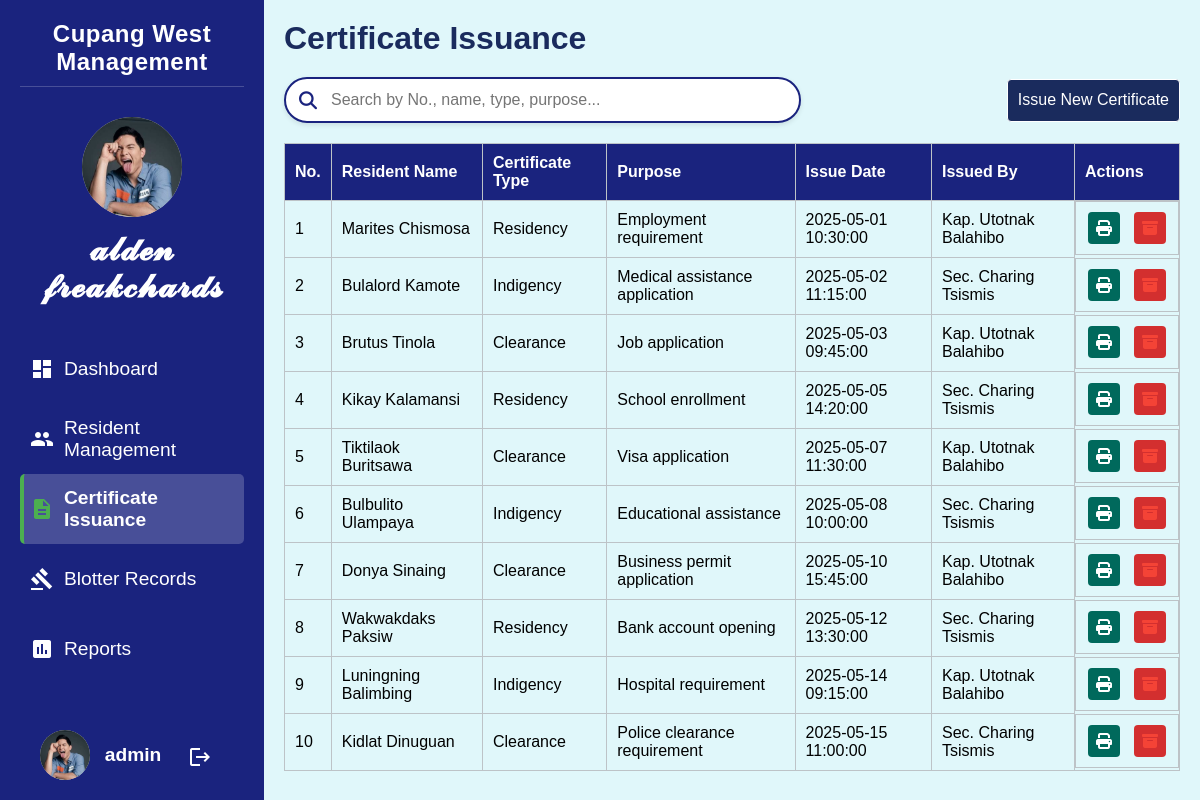
The page /pages/certificates.php (signed in) on the database as committed earlier.
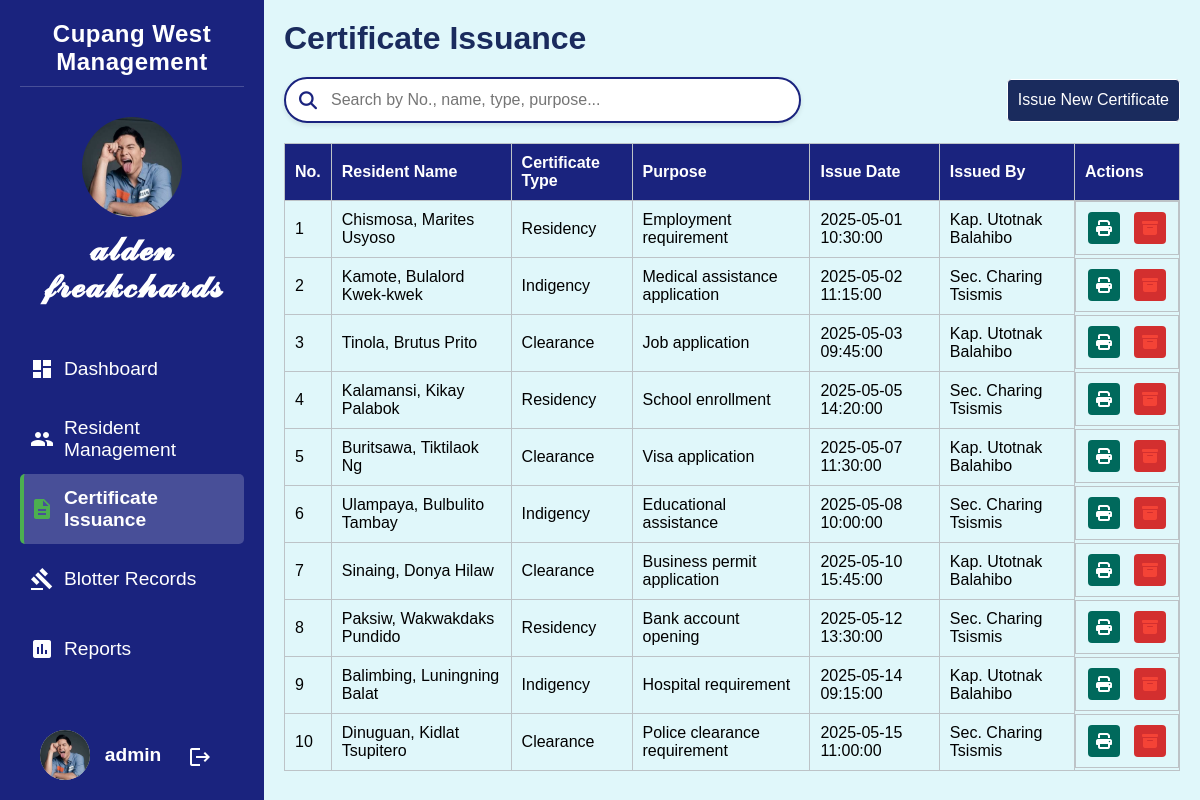
The same page on the database as committed later.
### tables this page shows
CREATE TABLE `certificates` (
  `id` int(11) NOT NULL,
  `resident_name` varchar(255) NOT NULL,
  `certificate_type` varchar(50) NOT NULL,
  `purpose` varchar(255) NOT NULL,
  `issue_date` datetime NOT NULL,
  `issued_by` varchar(50) NOT NULL,
  `archived` tinyint(1) NOT NULL DEFAULT 0 COMMENT 'Archive status: 0 = active, 1 = archived'
);

### pages/certificates.php (the view, shortened to what this page needs)
<?php
require("partials/head.php");
$records_per_page = 10;
$page = isset($_GET['page']) ? (int)$_GET['page'] : 1;
$offset = ($page - 1) * $records_per_page;
$conn = getDatabaseConnection();
$certificates = [];
if ($conn) {
    $query = "SELECT id, resident_name, certificate_type, purpose, issue_date, issued_by
              FROM certificates
              WHERE archived = 0
              ORDER BY id ASC
              LIMIT $offset, $records_per_page";
    $result = mysqli_query($conn, $query);
    if ($result) {
        while ($row = mysqli_fetch_assoc($result)) {
            $certificates[] = $row;
        }
    }
}
?>
<?php require("partials/sidebar.php") ?>
<div class="main-content">
    <div class="header-container">
        <h1>Certificate Issuance</h1>
    </div>
    <div class="search-and-add-container">
        <div class="search-box">
            <i class="fas fa-search search-icon"></i>
            <input type="text" id="searchInput" placeholder="Search by No., name, type, purpose...">
        </div>
        <button class="text-button add-btn" onclick="issueCertificate()">Issue New Certificate</button>
    </div>
    <div class="table-container">
        <table id="certificateTable">
            <thead>
                <tr>
                    <th>No.</th>
                    <th>Resident Name</th>
                    <th>Certificate Type</th>
                    <th>Purpose</th>
                    <th>Issue Date</th>
                    <th>Issued By</th>
                    <th>Actions</th>
                </tr>
            </thead>
            <tbody id="certificateTableBody">
                <?php foreach ($certificates as $index => $certificate): ?>
                    <tr>
                        <td><?= ($offset + $index + 1) ?></td>
                        <td><?= htmlspecialchars($certificate['resident_name']) ?></td>
                        <td><?= htmlspecialchars($certificate['certificate_type']) ?></td>
                        <td><?= htmlspecialchars($certificate['purpose']) ?></td>
                        <td><?= htmlspecialchars($certificate['issue_date']) ?></td>
                        <td><?= htmlspecialchars($certificate['issued_by']) ?></td>
                        <td class="action-buttons">
                            <button class="icon-button view-btn" onclick="printCertificate(<?= $certificate['id'] ?>)" title="Print Certificate">
                                <i class="fas fa-print"></i>
                            </button>
                            <button class="icon-button delete-btn" onclick="deleteCertificate(<?= $certificate['id'] ?>)" title="Archive Certificate">
                                <i class="fas fa-archive"></i>
                            </button>
                        </td>
                    </tr>
                <?php endforeach; ?>
            </tbody>
        </table>
    </div>
</div>
<?php require("partials/foot.php"); ?>

Rows that differ between the two databases and show on the page:
changed certificates "Employment requirement": resident_name "Marites Chismosa" → "Chismosa, Marites Usyoso"
changed certificates "Medical assistance application": resident_name "Bulalord Kamote" → "Kamote, Bulalord Kwek-kwek"
changed certificates "Job application": resident_name "Brutus Tinola" → "Tinola, Brutus Prito"
changed certificates "School enrollment": resident_name "Kikay Kalamansi" → "Kalamansi, Kikay Palabok"
changed certificates "Visa application": resident_name "Tiktilaok Buritsawa" → "Buritsawa, Tiktilaok Ng"
changed certificates "Educational assistance": resident_name "Bulbulito Ulampaya" → "Ulampaya, Bulbulito Tambay"
changed certificates "Business permit application": resident_name "Donya Sinaing" → "Sinaing, Donya Hilaw"
changed certificates "Bank account opening": resident_name "Wakwakdaks Paksiw" → "Paksiw, Wakwakdaks Pundido"
changed certificates "Hospital requirement": resident_name "Luningning Balimbing" → "Balimbing, Luningning Balat"
changed certificates "Police clearance requirement": resident_name "Kidlat Dinuguan" → "Dinuguan, Kidlat Tsupitero"
